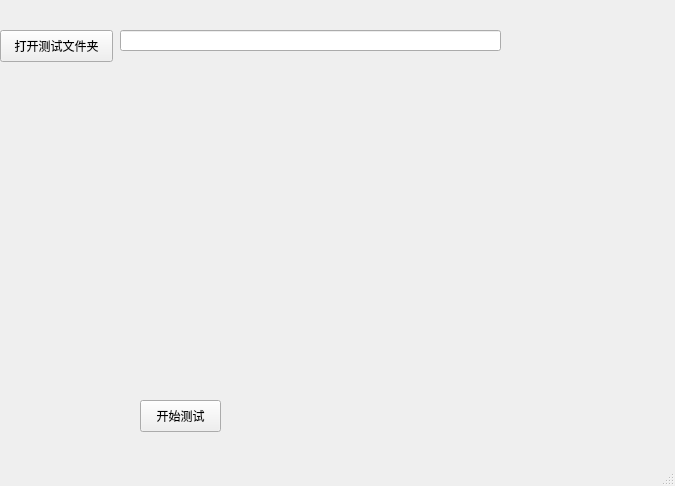
<?xml version="1.0" encoding="UTF-8"?>
<ui version="4.0">
 <class>MainWindow</class>
 <widget class="QMainWindow" name="MainWindow">
  <property name="geometry">
   <rect>
    <x>0</x>
    <y>0</y>
    <width>675</width>
    <height>486</height>
   </rect>
  </property>
  <property name="windowTitle">
   <string>MainWindow</string>
  </property>
  <widget class="QWidget" name="centralWidget">
   <widget class="QLineEdit" name="lineEdit">
    <property name="geometry">
     <rect>
      <x>120</x>
      <y>30</y>
      <width>381</width>
      <height>21</height>
     </rect>
    </property>
   </widget>
   <widget class="QPushButton" name="pushButton_openTestDir">
    <property name="geometry">
     <rect>
      <x>0</x>
      <y>30</y>
      <width>113</width>
      <height>32</height>
     </rect>
    </property>
    <property name="text">
     <string>打开测试文件夹</string>
    </property>
   </widget>
   <widget class="QPushButton" name="pushButton_start">
    <property name="geometry">
     <rect>
      <x>140</x>
      <y>400</y>
      <width>81</width>
      <height>32</height>
     </rect>
    </property>
    <property name="text">
     <string>开始测试</string>
    </property>
   </widget>
  </widget>
  <widget class="QStatusBar" name="statusBar"/>
 </widget>
 <layoutdefault spacing="6" margin="11"/>
 <resources/>
 <connections/>
</ui>
